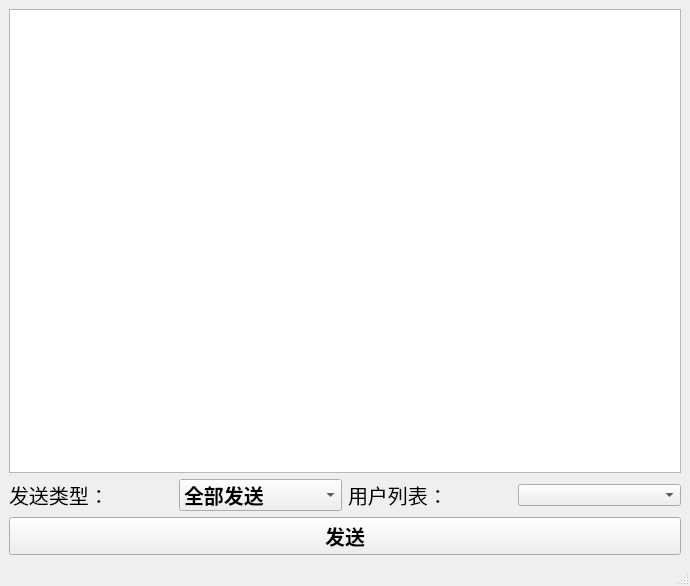
<?xml version="1.0" encoding="UTF-8"?>
<ui version="4.0">
 <class>MainWindow</class>
 <widget class="QMainWindow" name="MainWindow">
  <property name="geometry">
   <rect>
    <x>0</x>
    <y>0</y>
    <width>690</width>
    <height>586</height>
   </rect>
  </property>
  <property name="windowTitle">
   <string>MainWindow</string>
  </property>
  <widget class="QWidget" name="centralwidget">
   <layout class="QGridLayout" name="gridLayout">
    <item row="0" column="0">
     <widget class="QTextEdit" name="textEdit_Message"/>
    </item>
    <item row="1" column="0">
     <layout class="QHBoxLayout" name="horizontalLayout">
      <item>
       <widget class="QLabel" name="label">
        <property name="font">
         <font>
          <pointsize>15</pointsize>
         </font>
        </property>
        <property name="text">
         <string>发送类型：</string>
        </property>
       </widget>
      </item>
      <item>
       <widget class="QComboBox" name="comboBox_Transfertype">
        <property name="font">
         <font>
          <pointsize>15</pointsize>
          <weight>75</weight>
          <bold>true</bold>
         </font>
        </property>
        <item>
         <property name="text">
          <string>全部发送</string>
         </property>
        </item>
        <item>
         <property name="text">
          <string>私发</string>
         </property>
        </item>
       </widget>
      </item>
      <item>
       <widget class="QLabel" name="label_2">
        <property name="font">
         <font>
          <pointsize>15</pointsize>
         </font>
        </property>
        <property name="text">
         <string>用户列表：</string>
        </property>
       </widget>
      </item>
      <item>
       <widget class="QComboBox" name="comboBox_Clientlist"/>
      </item>
     </layout>
    </item>
    <item row="2" column="0">
     <widget class="QPushButton" name="pushButton_Sendfile">
      <property name="font">
       <font>
        <pointsize>15</pointsize>
        <weight>75</weight>
        <bold>true</bold>
       </font>
      </property>
      <property name="text">
       <string>发送</string>
      </property>
     </widget>
    </item>
   </layout>
  </widget>
  <widget class="QMenuBar" name="menubar">
   <property name="geometry">
    <rect>
     <x>0</x>
     <y>0</y>
     <width>690</width>
     <height>28</height>
    </rect>
   </property>
  </widget>
  <widget class="QStatusBar" name="statusbar"/>
 </widget>
 <resources/>
 <connections/>
</ui>
